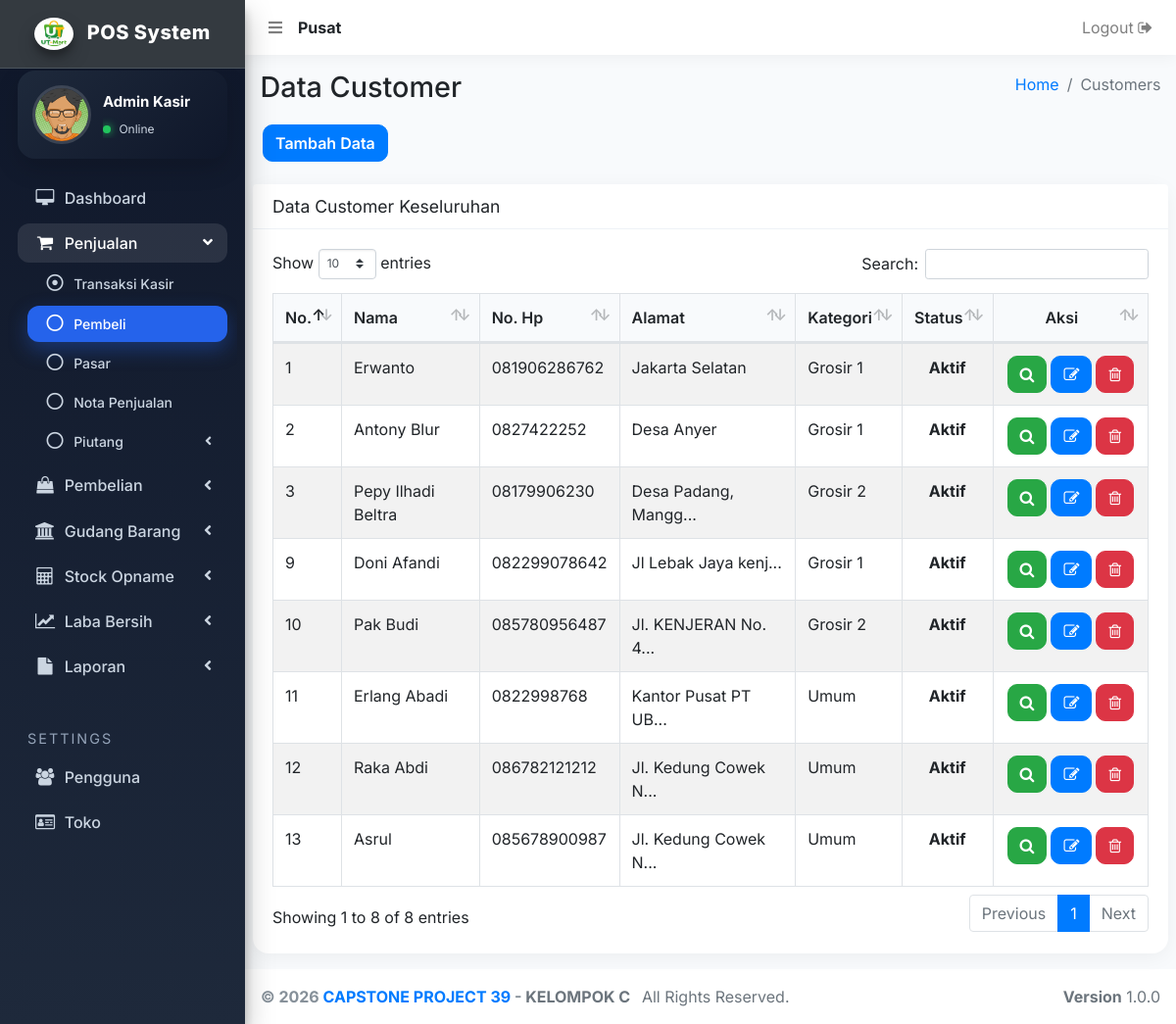
/customer.php (signed in), run on an earlier commit of the app's database.
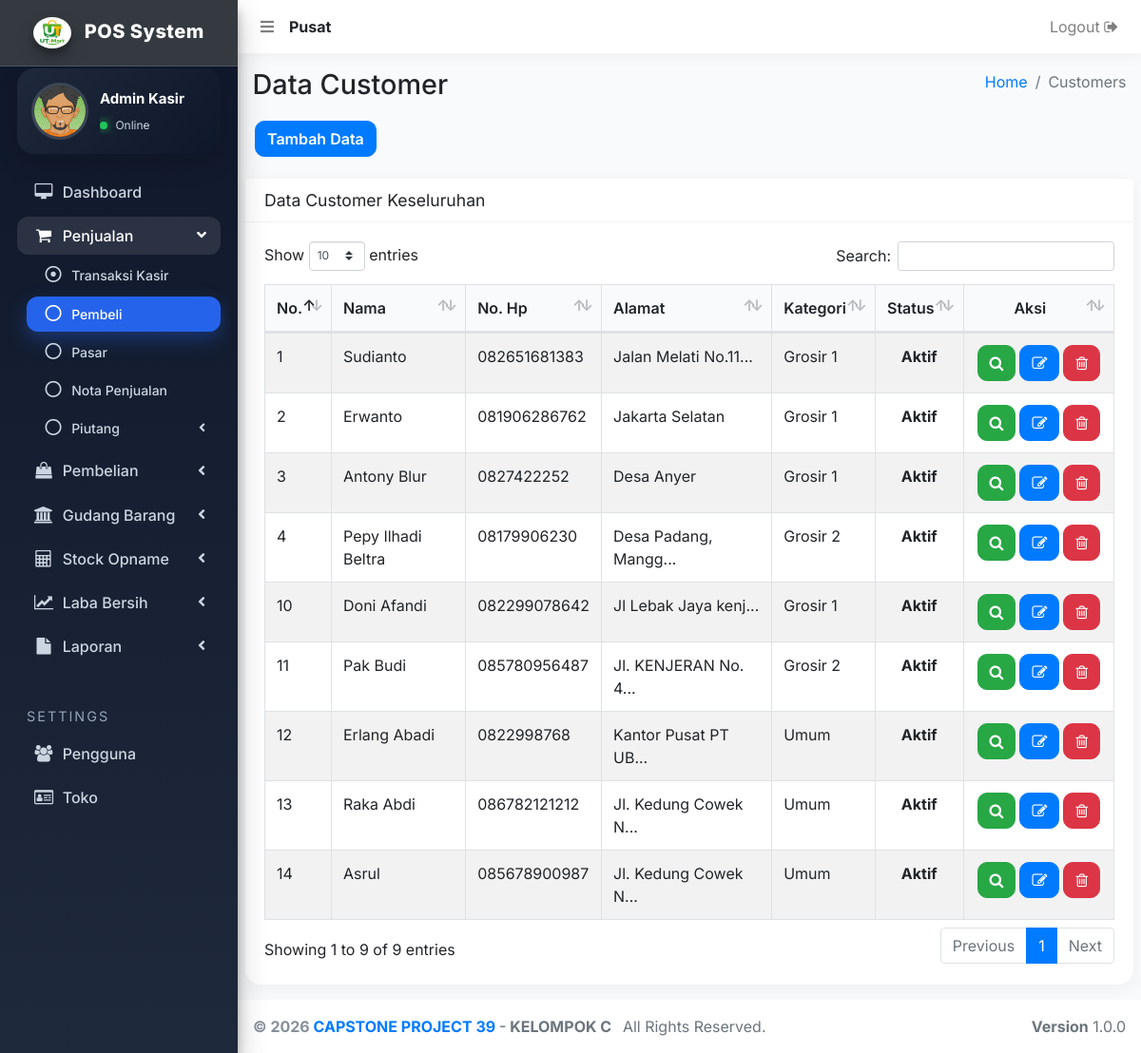
And on a later commit of the database.
### tables this page shows
CREATE TABLE `user` (
  `user_id` int(11) NOT NULL,
  `user_nama` varchar(500) NOT NULL,
  `user_no_hp` varchar(250) NOT NULL,
  `user_alamat` text NOT NULL,
  `user_email` varchar(250) NOT NULL,
  `user_password` varchar(500) NOT NULL,
  `user_create` varchar(250) NOT NULL,
  `user_level` varchar(250) NOT NULL,
  `user_status` varchar(250) NOT NULL,
  `user_cabang` int(11) NOT NULL
);

CREATE TABLE `customer` (
  `customer_id` int(11) NOT NULL,
  `customer_nama` varchar(500) NOT NULL,
  `customer_tlpn` varchar(250) NOT NULL,
  `customer_email` varchar(250) NOT NULL,
  `customer_alamat` text NOT NULL,
  `customer_create` varchar(250) NOT NULL,
  `customer_status` varchar(250) NOT NULL,
  `customer_category` int(11) NOT NULL,
  `customer_cabang` int(11) NOT NULL
);

### _header-artibut.php (called while the page is built, shortened)
<?php
  	include 'aksi/functions.php';
    $userLoginCabang = mysqli_query( $conn, "select user_cabang from user where user_id = '".$_SESSION['user_id']."'");
    $sessionCabangData = mysqli_fetch_array($userLoginCabang);
    $sessionCabang     = $sessionCabangData['user_cabang'];
    if ( $sessionCabang < 1 ) {
      $tipeToko = "Pusat";
    } else {
      $tipeToko = "Cabang ".$sessionCabang;
    }
?>

### aksi/functions.php (called while the page is built, shortened)
<?php
include 'koneksi.php';
function query($query) {
	global $conn;
	$result = mysqli_query($conn, $query);
	$rows = [];
	while ( $row = mysqli_fetch_assoc($result) ) {
		$rows[] = $row;
	}
	return $rows;
}
?>

### customer.php (the view, shortened to what the rows shown need)
<?php
  include '_header.php';
  include '_nav.php';
?>
  <div class="content-wrapper">
    <section class="content-header">
      <div class="container-fluid">
        <div class="row mb-2">
          <div class="col-sm-6">
            <h1>Data Customer</h1>
          </div>
        </div>
      </div>
    </section>
    <?php
    	$data = query("SELECT * FROM customer WHERE customer_cabang = $sessionCabang ORDER BY customer_id DESC");
    ?>
    <section class="content">
      <div class="row">
        <div class="col-12">
          <div class="card">
            <div class="card-body">
              <div class="table-auto">
                <table id="example1" class="table table-bordered table-striped">
                  <thead>
                  <tr>
                    <th>No.</th>
                    <th style="text-transform: capitalize;">Nama</th>
                    <th>No. Hp</th>
                    <th>Alamat</th>
                    <th>Kategori</th>
                    <th style="text-align: center;">Status</th>
                    <th style="text-align: center; width: 14%;">Aksi</th>
                  </tr>
                  </thead>
                  <tbody>
                  <?php $i = 1; ?>
                  <?php foreach ( $data as $row ) : ?>
                    <?php if ( $row['customer_id'] > 1 && $row['customer_nama'] !== "Customer Umum" ) { ?>
                  <tr>
                    	<td><?= $i; ?></td>
                    	<td><?= $row['customer_nama']; ?></td>
                     	<td><?= $row['customer_tlpn']; ?></td>
                     	<td>
                        <?php
                          $alamat = $row['customer_alamat'];
                          $alamat1 = substr($row['customer_alamat'],0,18) . '...';
                            if ( str_word_count($alamat) > 2 ) {
                              echo($alamat1);
                            } else {
                              echo($alamat);
                            }
                        ?>
                      </td>
                      <td>
                        <?php
                          if ( $row['customer_category'] == 1 ) {
                              $customer_category = "Grosir 1";
                          } elseif ( $row['customer_category'] == 2 ) {
                              $customer_category = "Grosir 2";
                          } else {
                              $customer_category = "Umum";
                          }
                          echo $customer_category;
                        ?>
                      </td>
                      <td style="text-align: center;">
                      	<?php
                      		if ( $row['customer_status'] === "1" ) {
                      			echo "<b>Aktif</b>";
                      		} else {
                      			echo "<b style='color: red;'>Tidak Aktif</b>";
                      		}
                      	?>
                      </td>
                      <td class="orderan-online-button">
                        <?php $id = $row["customer_id"]; ?>
                      	<a href="customer-zoom?id=<?= $id; ?>" title="Zoom Data">
                              <button class="btn btn-success" type="submit">
                                 <i class="fa fa-search"></i>
                              </button>
                          </a>
                      	<a href="customer-edit?id=<?= $id; ?>" title="Edit Data">
                              <button class="btn btn-primary" type="submit">
                                 <i class="fa fa-edit"></i>
                              </button>
                          </a>
                          <a href="customer-delete?id=<?= $id; ?>" onclick="return confirm('Yakin dihapus ?')" title="Delete Data">
                              <button class="btn btn-danger" type="submit" name="hapus">
                                  <i class="fa fa-trash-o"></i>
                              </button>
                          </a>
                      </td>
                  </tr>
                    <?php } ?>
                  <?php $i++; ?>
              	<?php endforeach; ?>
                </tbody>
                </table>
              </div>
            </div>
          </div>
        </div>
      </div>
    </section>
  </div>
</div>
<?php include '_footer.php'; ?>
</body>
</html>

### _nav.php (shortened to what the rows shown need)
<nav class="main-header navbar navbar-expand navbar-white navbar-light">
    <ul class="navbar-nav">
      <li class="nav-item" style="padding-top: 8px;">
        <?php
          echo "<b>".$tipeToko."</b>";
        ?>
      </li>
    </ul>
  </nav>

What changed in the data, as far as the page shows it:
added customer: customer_nama "Sudianto", customer_tlpn "082651681383", customer_alamat "Jalan Melati No.11...", customer_category "Grosir 1", customer_status "Aktif"
Also different on the page:
text written by a page script: "Show entries Search: Showing 1 to 8 of 8 entries Previous 1 Next" → "Show entries Search: Showing 1 to 9 of 9 entries Previous 1 Next"
